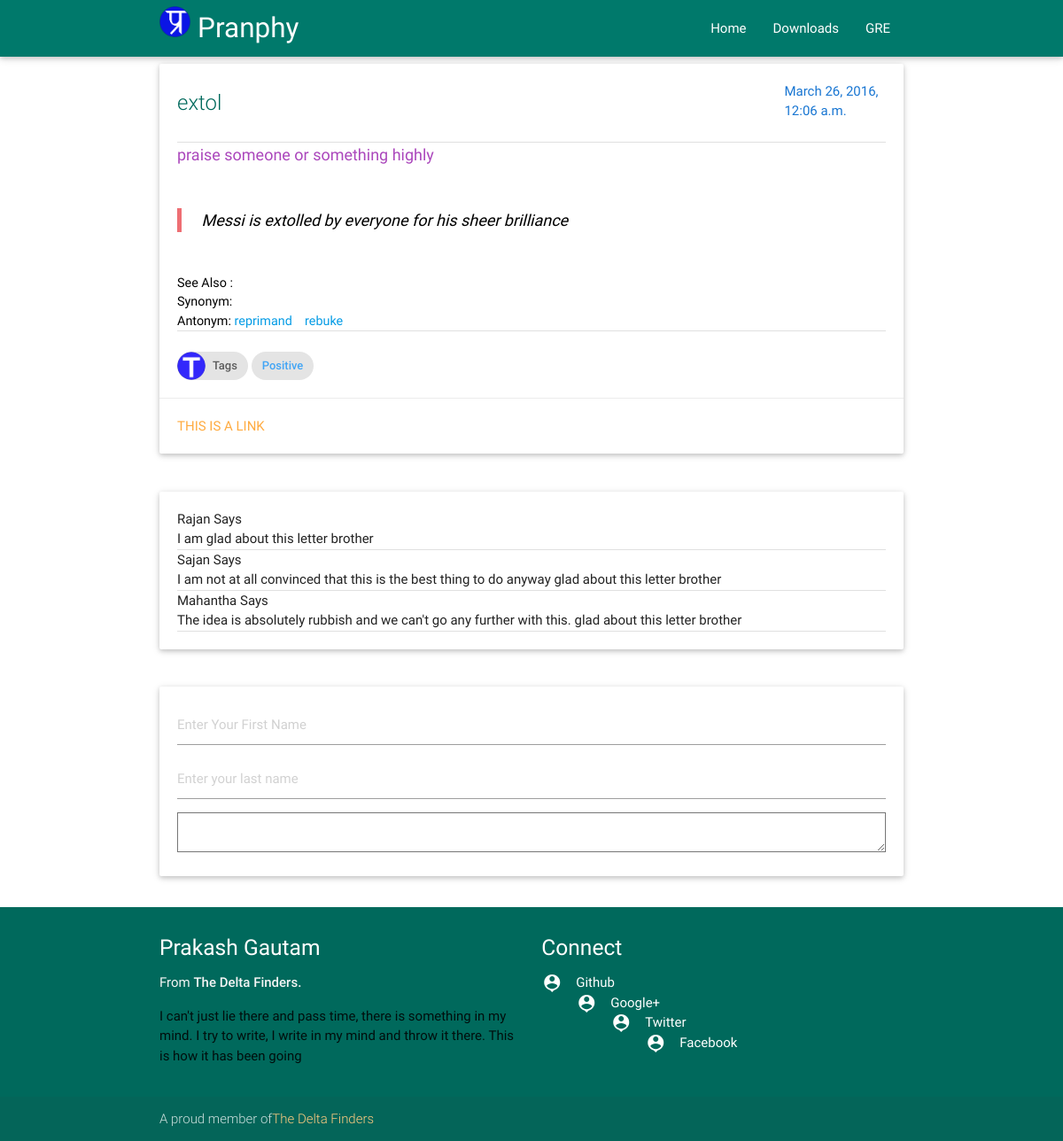
The page /gre/meaning/extol on the database as committed earlier.
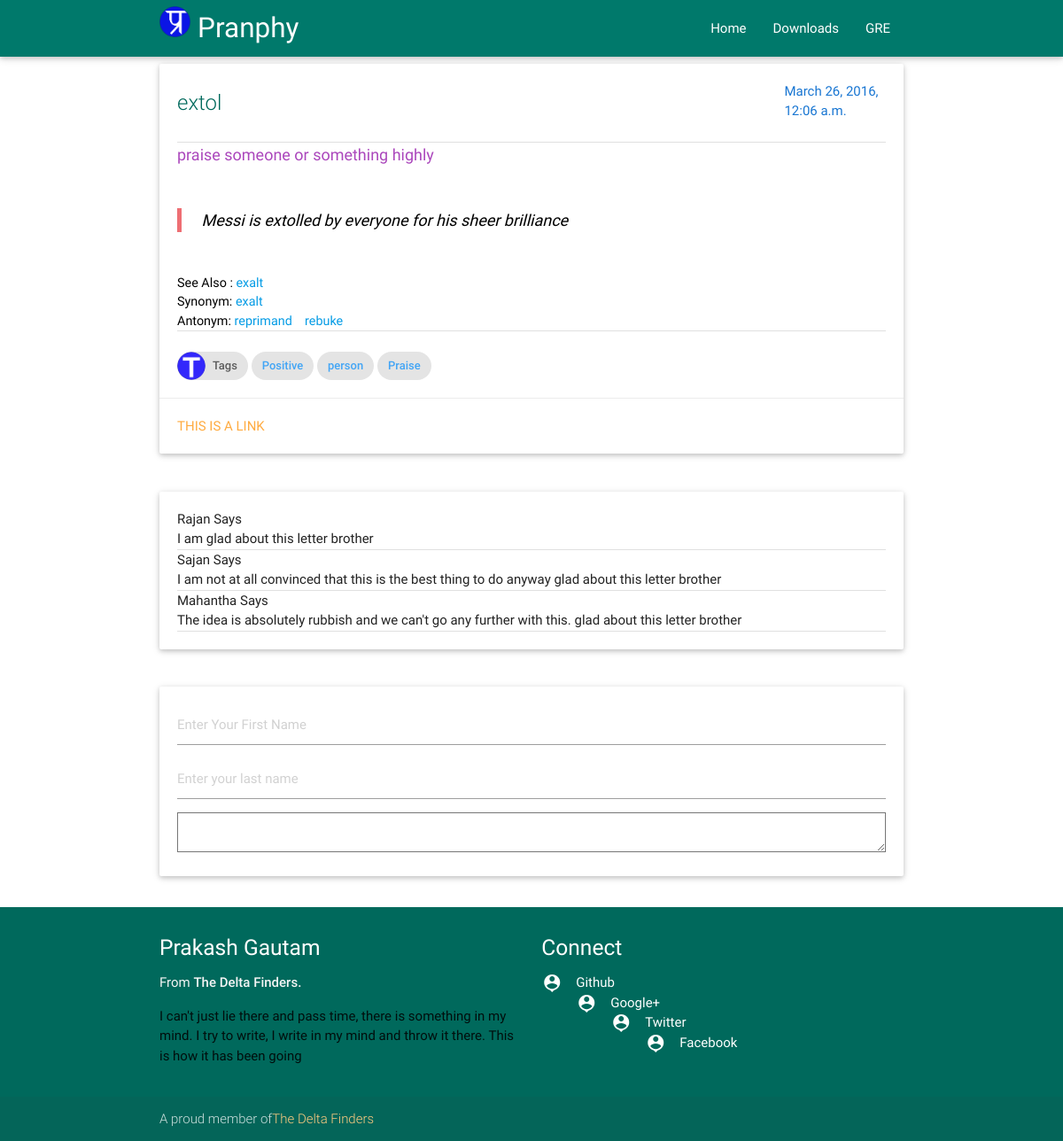
The same page on the database as committed later.
### gre/models.py (models this page shows)
class Vocab(models.Model):
    word = models.CharField(max_length=25,unique=True)
    meaning = models.CharField(max_length=250)
    sentences = models.TextField();
    createdate = models.DateTimeField(auto_now_add=True)
    updatedate = models.DateTimeField(auto_now=True)
    category = models.ManyToManyField('Tag',blank=False)
    synonym = models.ManyToManyField('Vocab',  blank=True, related_name="%(app_label)s_%(class)s_related_synonym")
    antonym = models.ManyToManyField('Vocab',  blank=True, related_name="%(app_label)s_%(class)s_related_antonym")
    seealso = models.ManyToManyField('Vocab',  blank=True, related_name="%(app_label)s_%(class)s_related_see_also" )
    def __str__(self):
        return self.word

class Tag(models.Model):
    tagname = models.CharField(max_length=200,unique=True)
    def __str__(self):
        return self.tagname

### gre/views.py (the view)
# urls.py: url(r'^detail/(?P<pslug>[\w-]+)$', views.detail, name='detail'),
def detail(request,pword):
    currentword = get_object_or_404(Vocab,word=pword)
    template = loader.get_template('gre/details.html')
    context = {
        'pword':pword,
        'currentword': currentword
    }
    return HttpResponse(template.render(context,request))

### gre/templates/gre/details.html
{%extends "base.html" %}
{%load staticfiles %}
{%block bodycontent %}
<div class="container">
<div class="row">
    <div class="col l12 s12 m12">
      <div class="card">
        <div class="card-content black-text">
          <div class="row">
              <div class="col s12 m8 l10">
                  <span class="card-title teal-text text-darken-3" style="font-size: 2em:text-align:center;">
                      {{currentword.word}}
                  </span>
              </div>
              <div class="col s12 m4  l2">
                  <span class="blue-text text-darken-2" style="text-align: right;">{{currentword.createdate}}</span>
              </div>
            </div>
            <div class="divider"></div>
            <div class="content" style="text-align: justify; font-size: 1.2em">
            <p>
            <div class="purple-text text-lighten-1">{{currentword.meaning}}</div>  <br/>
            <div class="black-text text-lighten-3"><i><blockquote>{{currentword.sentences}}</blockquote></i></div>  <br/>
            <div style="font-size:0.8em">
                {% if currentword.seealso %}
                    See Also :
                    {% for see in currentword.seealso.all %}
                    <a href="{% url 'meaning' see %}">{{see}}</a>&nbsp;&nbsp;&nbsp;
                    {% endfor %}
                    <br/>
                {% endif %}
                {% if currentword.synonym %}
                    Synonym:
                    {% for see in currentword.synonym.all%}
                    <a href="{% url 'meaning' see %}">{{see}}</a>&nbsp;&nbsp;&nbsp;
                    {% endfor %}
                    <br/>
                {% endif %}
                {% if currentword.antonym %}
                    Antonym:
                    {% for see in currentword.antonym.all%}
                    <a href="{% url 'meaning' see %}">{{see}}</a>&nbsp;&nbsp;&nbsp;
                    {% endfor %}
                {% endif %}
            </div>
            </p>
          </div>
          <div class="divider"></div>
          <br/>
          <div class="chip">
                <img src="{%static 'images/capital-t.png'%}" alt="Tags">
                Tags
          </div>
          {%for tag in currentword.category.all %}
          <a href="{% url 'tag' tag %}"><div class="chip blue-text text-lighten-1">{{tag}}</div></a>
          {%endfor %}
        </div>
        <div class="card-action">
          <a href="#">This is a link</a>
        </div>
      </div>
    </div>
</div>
{% include "Blog/comment.html" %}
</div>
{%endblock bodycontent %}

Rows that differ between the two databases and show on the page:
added Vocab: word "exalt"
now on this page (row unchanged): Tag: tagname "person"
added Tag: tagname "Praise"
